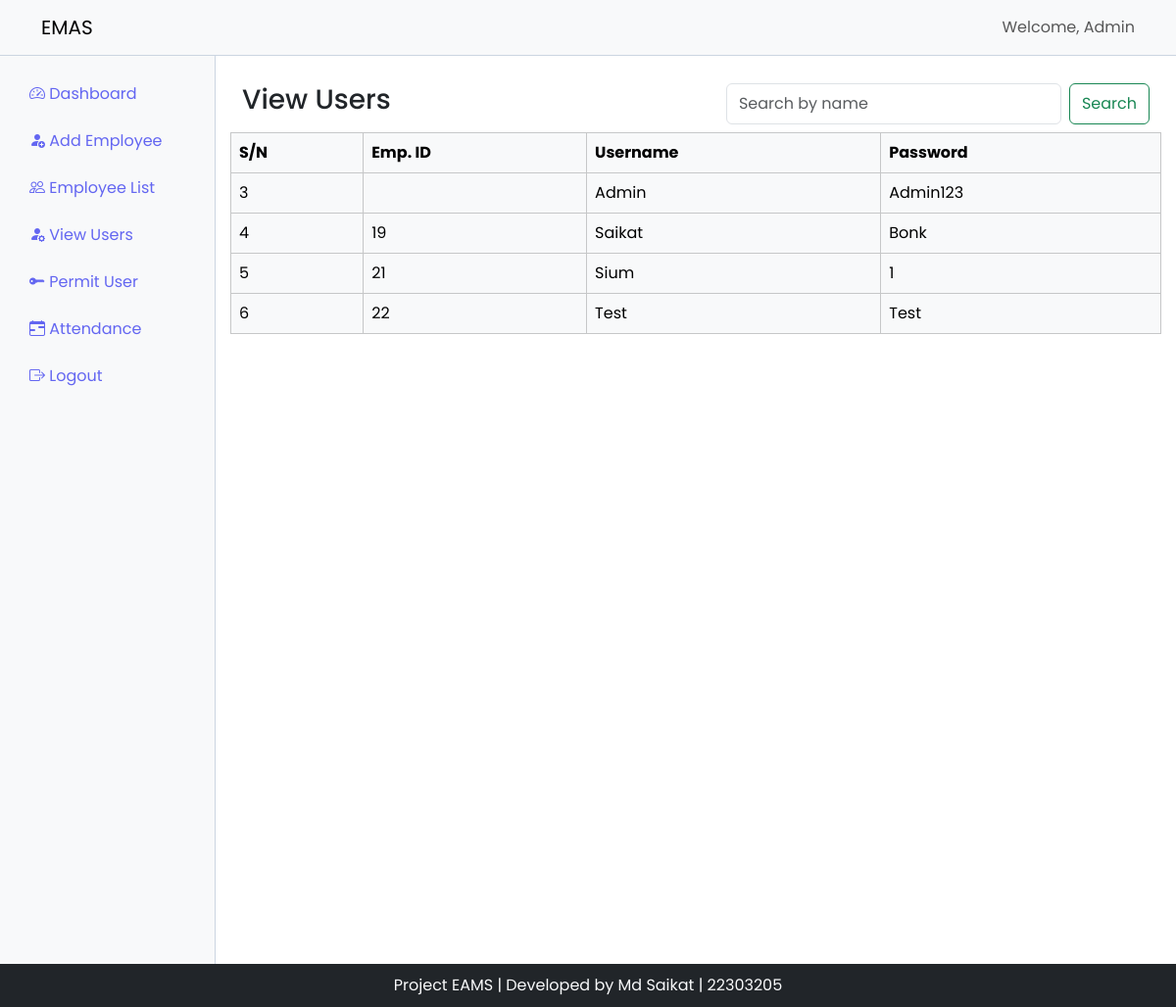
The page /users.php (signed in) on the database its author committed.
### tables this page shows
CREATE TABLE `tb_users` (
  `id` int(11) NOT NULL,
  `emp_id` int(11) DEFAULT NULL,
  `username` varchar(255) NOT NULL,
  `password` varchar(255) NOT NULL
);

### users.php (the view, shortened to what this page needs)
<?php include('header.php'); ?>
    <div class="container">
        <div class="row">
            <div class="d-flex flex-row justify-content-between mt-2 mb-2">
                <h3>View Users</h3>
                <form class="d-flex" role="search" method="POST">
                <input class="form-control me-2" type="search" placeholder="Search by name" aria-label="Search" name="search">
                <button class="btn btn-outline-success" type="submit">Search</button>
                </form>
            </div>
            <table class="table table-bordered table-hover table-light">
                <thead>
                    <tr>
                        <th>S/N</th>
                        <th>Emp. ID</th>
                        <th>Username</th>
                        <th>Password</th>
                    </tr>
                </thead>
                <tbody>
                <?php
                    if(isset($_POST["search"]) && !empty($_POST["search"])){
                        $keyword = $_POST["search"];
                        $sql = "SELECT * from tb_users where username LIKE '%$keyword%'";
                    }
                    else{
                        $sql = "SELECT * FROM tb_users";
                    }
                    $res = mysqli_query(
                        $conn, $sql
                    );
                    while($rows=$res->fetch_assoc())
                    {
                ?>
                    <tr>
                        <td><?php echo $rows["id"]; ?></td>
                        <td><?php echo $rows["emp_id"]; ?></td>
                        <td><?php echo $rows["username"]; ?></td>
                        <td><?php echo $rows["password"]; ?></td>
                    </tr>
                <?php } ; ?>
                </tbody>
            </table>
        </div>
    </div>
<?php include('footer.php');?>

### css/style.css (style rules this page uses)
body { margin: 0; padding: 0; font-family: 'Poppins', sans-serif; }
td { text-transform: capitalize; }

### rows shown on the page
tb_users: id "3", username "Admin", password "Admin123"
tb_users: id "4", emp "19", username "Saikat", password "Bonk"
tb_users: id "5", emp "21", username "Sium", password "1"
tb_users: id "6", emp "22", username "Test", password "Test"

### other values the page prints
$_SESSION['username'] "Admin"
